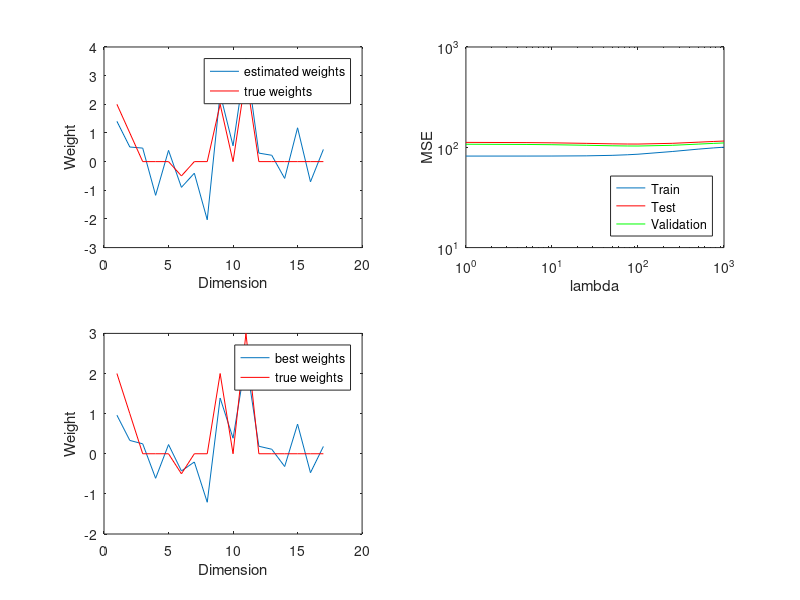

This figure's MATLAB source:
%% make toy data for linear regression problem. 
% The 'true' model of the data is 


clear all, close all
randn('seed',0);

NTrain=200;
NTest=200;
NValidation=1000;
omega_true=[2, 1,0,0,0,-.5,0,0,2,0,3,0,0,0,0,0,0],
M=numel(omega_true);

lambdas=[1,5,10,25,50,75,100,250,500,750,1000]
xTrain=randn(NTrain,M-1);
xTest=randn(NTest,M-1);
xValidation=randn(NValidation,M-1);



xTrain=[ones(NTrain,1), xTrain];
xTest=[ones(NTest,1), xTest];
xValidation=[ones(NValidation,1), xValidation];


yTrain=xTrain*omega_true'+ randn(NTrain,1)*10;
yTest=xTest*omega_true'+ randn(NTest,1)*10;
yValidation=xValidation*omega_true'+ randn(NValidation,1)*10;


save Homework1 x* yT* M lambdas N*

xxtop=xTrain'*xTrain;
xtopy=xTrain'*yTrain;

xxtop+eye(size(xxtop))*2;

omega_o= xxtop\xtopy;


%%
h=figure(1);
subplot(2,2,1)
plot(omega_o); hold on; plot(omega_true,'r');
xlabel('Dimension'); ylabel('Weight'); legend('estimated weights', 'true weights');


for k=1:numel(lambdas);
    omega(k,:)=(xxtop+lambdas(k)*eye(size(xxtop)))\xtopy;
    ypredTrain=(omega(k,:)*xTrain')';
    ypredTest=(omega(k,:)*xTest')';
    ypredValidation=(omega(k,:)*xValidation')';
    errorTrain(k)=mean((ypredTrain-yTrain).^2)';
    errorTest(k)=mean((ypredTest-yTest).^2)';
    errorValidation(k)=mean((ypredValidation-yValidation).^2)';
end
subplot(2,2,2)
semilogx(lambdas,errorTrain);
hold on
semilogy(lambdas,errorTest,'r');
semilogy(lambdas,errorValidation,'g');
xlabel('lambda'); ylabel('MSE'); legend('Train','Test','Validation','location','southeast');

[bestMSE,bestlambdaindex]=min(errorTest);

best_omega=omega(bestlambdaindex,:);
best_lambda=lambdas(bestlambdaindex);

subplot(2,2,3);
plot(best_omega); hold on; plot(omega_true,'r');
xlabel('Dimension'); ylabel('Weight'); legend('best weights','true weights');




